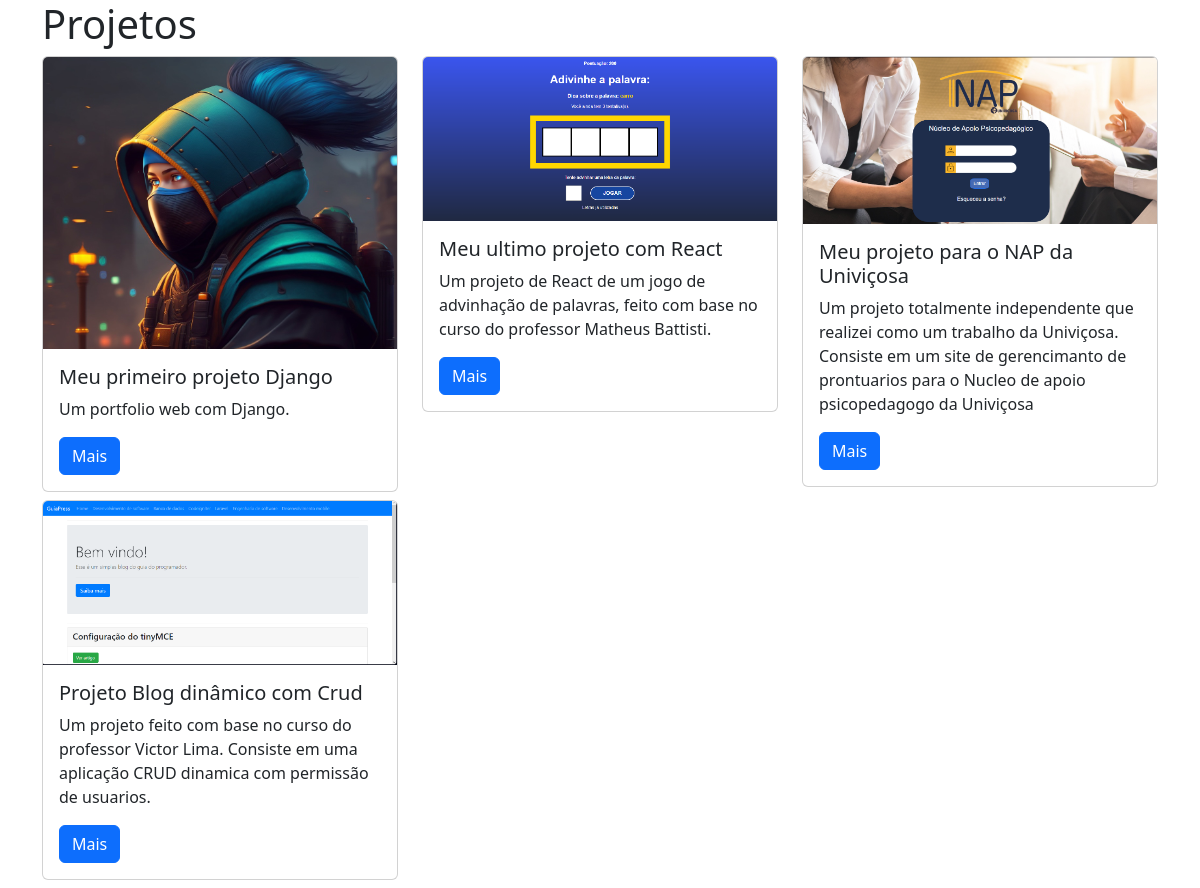
/projects/, run on the app's committed database.
### projects/models.py (models this page shows)
class Project(models.Model):
    title = models.CharField(max_length=100)
    description = models.TextField()
    technology = models.CharField(max_length=20)
    image = models.FileField(upload_to="project_images/", blank=True)

### projects/views.py (the view)
# urls.py: path("", views.project_index, name="project_index"),
def project_index(request):
    projects = Project.objects.all()
    context = {
        "projects": projects
    }
    return render(request, "projects/project_index.html", context)

### projects/templates/projects/project_index.html
{% extends "base.html" %}
{% block page_content %}
<h1>Projetos</h1>
<div class="row">
{% for project in projects %}
    <div class="col-md-4">
        <div class="card mb-2">
            {% if project.image %}
                <img class="card-img-top" src="{{ project.image.url }}">
            {% endif %}
            <div class="card-body">
                <h5 class="card-title">{{ project.title }}</h5>
                <p class="card-text">{{ project.description }}</p>
                <a href="{% url 'project_detail' project.pk %}"
                   class="btn btn-primary">
                    Mais
                </a>
            </div>
        </div>
    </div>
    {% endfor %}
</div>
{% endblock %}

### templates/base.html (shortened to what this page needs)
<!DOCTYPE html>
<html lang="pt-Br">
<head>
    <link
        href="https://cdn.jsdelivr.net/npm/bootstrap@5.3.1/dist/css/bootstrap.min.css"
        rel="stylesheet"
    >
</head>
<body class="container">
{% block page_content %}{% endblock page_content %}
</body>
</html>

### data on the page
Project: image (picture), title "Meu primeiro projeto Django", description "Um portfolio web com Django."
Project: image (picture), title "Meu ultimo projeto com React", description "Um projeto de React de um jogo de advinhação de palavras, feito com base no curso do professor Matheus Battisti."
Project: image (picture), title "Meu projeto para o NAP da Univiçosa", description "Um projeto totalmente independente que realizei como um trabalho da Univiçosa. Consiste em um site de gerencimanto de prontuarios para o Nucleo de apoio psicopedagogo da Univiçosa"
Project: image (picture), title "Projeto Blog dinâmico com Crud", description "Um projeto feito com base no curso do professor Victor Lima. Consiste em uma aplicação CRUD dinamica com permissão de usuarios."
